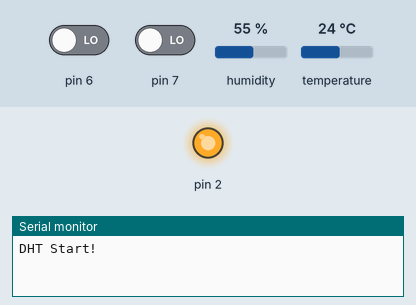
This sketch was run on a simulated Arduino Uno, built with avr-gcc and run on an emulated ATmega328P. On the bench: output pins drawn as LEDs (lit = HIGH), the last lines printed to the serial monitor. Inputs (shaded band) come from the test bench; at power-on: pin 6 LOW, pin 7 LOW, humidity 55 %, temperature 24 °C.

Above: at 1.2 s.
1.3 s: pin 6 driven HIGH
At 3.3 s:
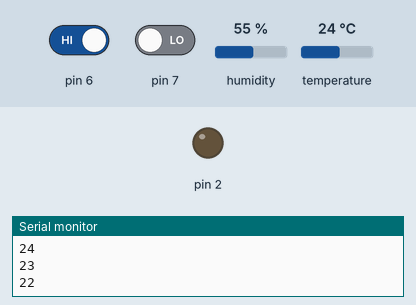
Timing chart, 0 to 4.8 s (numbered marks = the images above; inputs shaded):
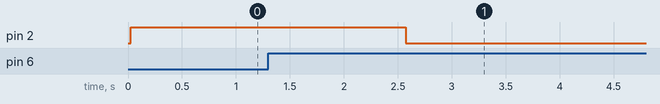

The sketch:

tempGate1.ino
```cpp
#include "DHT.h"
#define DHTPIN 12
#define DHTTYPE DHT11
int tmp = 30;
DHT dht(DHTPIN, DHTTYPE);
void setup() {
  Serial.begin(9600);
  Serial.println("DHT Start!");
  pinMode(2, OUTPUT);
  pinMode(6, INPUT);
  pinMode(7, INPUT);
  dht.begin();
}

void loop() {
  int changed = 0;
  if(digitalRead(6) == HIGH) {
    tmp--;
    changed = 1;
  }
  else if(digitalRead(7) == HIGH) {
    tmp++;
    changed = 1;
  }
  if(tmp > dht.readTemperature()) {
    digitalWrite(2, HIGH);
  }
  else {
    digitalWrite(2, LOW);
  }
  if(changed) {
    Serial.println(tmp);
    delay(250);
  }
}
```

Measured:
- after the input at 1.3 s, pin 2: HIGH → LOW after 1.3 s
